Frame 1 (no input): blank canvas, image omitted
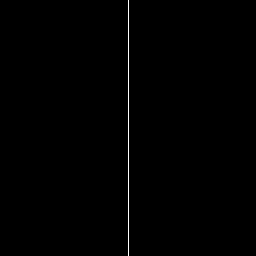
Frame 60 (the mouse pressed at the canvas centre just before this capture)
Frame 120 (the mouse held since frame 60 and released just before this capture): identical to frame 60, image omitted

The Processing sketch that drew this single still picture (run headless with seeded random() and noise(); from frame 60 on, the mouse is pressed at the canvas centre):

// Processing sketch: pendulums
// ── pendulums.pde

class vector{
  float[] v;
  
  //vector(float[] val){
  //  v = val;
  //}
  
  vector(float... x){
    v = x;
  }
  
  vector cull(){
    int len = v.length;
    for(int i = v.length-1;i >= 0; i--){
      if(v[i] != 0)
        break;
      len --;
    }
    float[] a = new float[len];
    for(int i = 0;i < len ;i++){
      a[i] = v[i];
    }
    return new vector(a);
  }
  
  float get(int i){
    if(i < v.length)
     return v[i];
    return 0;
  }
  
  void set(int i, float val){
    if(i < v.length)
      v[i] = val;
    else{
      float[] w = new float[i+1];
      for(int a = 0; a < w.length-1; a ++){
        w[a] = this.get(a);
      }
      w[w.length-1] = val;
      v = w;
    }
  }
  
  float dot(vector b){
    float total = 0.0;
    int min = min(v.length,b.v.length);
    for(int i = 0; i < min; i++){
      total += v[i]*b.get(i);
    }
    return total;
  }
  
  vector cross(vector b){ //assumes ≤ 3d
    return new vector(this.get(1)*b.get(2)-this.get(2)*b.get(1),this.get(2)*b.get(0)-this.get(0)*b.get(2),this.get(0)*b.get(1)-this.get(1)*b.get(0));
  }
  
  vector copy(){
    float[] c = new float[v.length];
    for(int i = 0; i < v.length; i++){
      c[i] = v[i];
    }
    return new vector(c);
  }
  
  vector add(vector... s){
    int maxd = v.length;
    for (vector a:s){
      if(a.v.length>maxd)
        maxd = a.v.length;
    }
    float[] ans = new float[maxd];
    for(int i = 0; i < maxd; i++){
      ans[i] = this.get(i);
    }
    for (vector a:s){
      for(int i = 0; i < a.v.length; i++){
        ans[i] += a.v[i];
      }
    }
    return new vector(ans).cull();
  }
  vector mul(vector... s){
    int maxd = v.length;
    for (vector a:s){
      if(a.v.length>maxd)
        maxd = a.v.length;
    }
    float[] ans = new float[maxd];
    for(int i = 0; i < maxd; i++){
      ans[i] = this.get(i);
    }
    for (vector a:s){
      for(int i = 0; i < a.v.length; i++){
        ans[i] *= a.v[i];
      }
    }
    return new vector(ans).cull();
  }
  
  float mag2(){
    float tot = 0;
    for(int i = 0; i < v.length; i++){
      tot += v[i]*v[i];
    }
    return tot;
  }
  
  float mag(){
    return sqrt(this.mag2());
  }
  
  vector scale(float m){
    float[] ans = new float[v.length];
    for(int i = 0; i < v.length; i++){
      ans[i] = v[i]*m;
    }
    return new vector(ans);
  }
  
  vector rotate(float theta, int i, int j){
    vector ans = this.copy();
    float s = sin(theta);
    float c = sin(theta);
    ans.set(i,this.get(i)*c+this.get(j)*s);
    ans.set(j,this.get(j)*c-this.get(i)*s);
    return ans;
  }
  vector normalize(){
    return this.scale(1/this.mag());
  }
  
  vector polar(){
    if( v.length > 1){
    float m2 = this.mag2();
    float r = sqrt(m2);
    vector ans = this.copy();
    ans.set(0,r);
    for(int i = 1; i < v.length-1; i++){
      m2 -= v[i-1]*v[i-1];
      ans.set(i,atan2(sqrt(m2),v[i-1]));
    }
    ans.set(v.length-1,atan2(v[v.length-1],m2+v[v.length-2]));
    return ans;
    }else{
      return this.copy();
    }
  }
  
  vector cartesian(){
    if( v.length > 1){
    float sp = 1;
    vector ans = this.copy();
    for(int i = 1; i < v.length ; i++){
      ans.set(i-1,sp*v[0]*cos(v[i]));
      sp *= sin(v[i]);
    }
    ans.set(v.length-1,sp*v[0]);
    return ans;
    }else{
      return this.copy();
    }
  }
}

vector[] points;
vector[] pointsV;
void setup(){
  size(256,256);
  background(0);
  points = new vector[2];
  pointsV = new vector[2];
  for (int i = 0; i < points.length; i++){
    points[i] = new vector(0,i*32);
    pointsV[i] = new vector(0,0);
  }
  
}
float g = 0.1;
void draw(){
  vector old = new vector(0,0);
  stroke(color(255));
  for (int i = 0; i < points.length; i++){
    line(old.get(0)+width/2,old.get(1),points[i].get(0)+width/2,points[i].get(0));
    old = points[i];
  }
  for (int i = 0; i < points.length; i++){
    points[i] = points[i].add(pointsV[i]);
    pointsV[i].set(1,pointsV[i].get(1)+g);
  }
  for (int i = 0; i < points.length; i++){
    points[i] = points[i].add(pointsV[i]);
    pointsV[i].set(1,pointsV[i].get(1)+g);
  }
}
